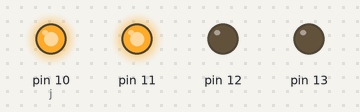
A sketch run on a simulated Arduino Uno, built with avr-gcc and run on an emulated ATmega328P. Shown: output pins drawn as LEDs (lit = HIGH).

Above: at 0.3 s.
At 1.5 s:
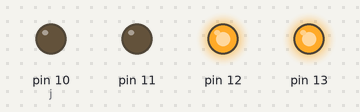
At 3.3 s:
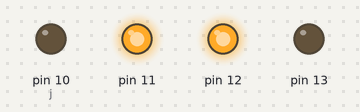
At 4.5 s:
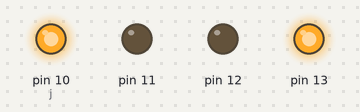
Timing chart, 0 to 5.5 s (numbered marks = the images above):
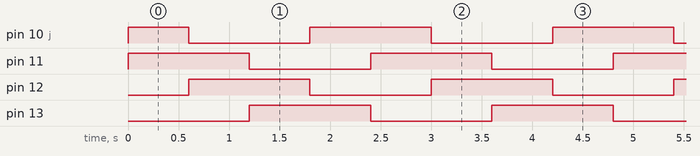

Measured:
- by itself, pin 10 (j): repeats every 2.4 s: LOW 1.2 s, HIGH 1.2 s
- by itself, pin 11–13: alternates HIGH for 1.2 s and LOW for 1.2 s
- by itself, everything shown: repeats every 2.4 s, in 5 steps

The sketch:

CodeFile-LEDCHASER.ino
```cpp
void setup()
{
for(int i=10;i<=13;i++)
pinMode(i,OUTPUT);//It defines that there is  an output  device connected at pin ‘I’of the arduino board.
}
void loop()
{
for(int i=10;i<14;i++)
{
digitalWrite(i,HIGH);//for glowing the bulb at pin i.
int j=i+1;
if(j>13)
{
j=10;
}
digitalWrite(j,HIGH);//for glowing the bulb at pin j.
delay(600);//Wait for 600 millisecond(s)
digitalWrite(i,LOW);// switching off the bulb at pin i.
}
}
```
